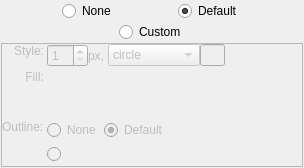
<?xml version="1.0" encoding="UTF-8"?>
<ui version="4.0">
 <class>SymbolWidget</class>
 <widget class="QWidget" name="SymbolWidget">
  <property name="geometry">
   <rect>
    <x>0</x>
    <y>0</y>
    <width>304</width>
    <height>168</height>
   </rect>
  </property>
  <property name="windowTitle">
   <string>Plot Symbol Widget</string>
  </property>
  <layout class="QVBoxLayout" name="verticalLayout">
   <property name="spacing">
    <number>1</number>
   </property>
   <property name="margin">
    <number>1</number>
   </property>
   <item>
    <layout class="QHBoxLayout" name="horizontalLayout">
     <item>
      <spacer name="horizontalSpacer">
       <property name="orientation">
        <enum>Qt::Horizontal</enum>
       </property>
       <property name="sizeHint" stdset="0">
        <size>
         <width>40</width>
         <height>20</height>
        </size>
       </property>
      </spacer>
     </item>
     <item>
      <widget class="QRadioButton" name="noneButton">
       <property name="text">
        <string>None</string>
       </property>
      </widget>
     </item>
     <item>
      <spacer name="horizontalSpacer_3">
       <property name="orientation">
        <enum>Qt::Horizontal</enum>
       </property>
       <property name="sizeHint" stdset="0">
        <size>
         <width>40</width>
         <height>20</height>
        </size>
       </property>
      </spacer>
     </item>
     <item>
      <widget class="QRadioButton" name="defaultButton">
       <property name="text">
        <string>Default</string>
       </property>
       <property name="checked">
        <bool>true</bool>
       </property>
      </widget>
     </item>
     <item>
      <spacer name="horizontalSpacer_2">
       <property name="orientation">
        <enum>Qt::Horizontal</enum>
       </property>
       <property name="sizeHint" stdset="0">
        <size>
         <width>40</width>
         <height>20</height>
        </size>
       </property>
      </spacer>
     </item>
    </layout>
   </item>
   <item>
    <layout class="QHBoxLayout" name="horizontalLayout_2">
     <item>
      <spacer name="horizontalSpacer_4">
       <property name="orientation">
        <enum>Qt::Horizontal</enum>
       </property>
       <property name="sizeHint" stdset="0">
        <size>
         <width>40</width>
         <height>20</height>
        </size>
       </property>
      </spacer>
     </item>
     <item>
      <widget class="QRadioButton" name="customButton">
       <property name="text">
        <string>Custom</string>
       </property>
      </widget>
     </item>
     <item>
      <spacer name="horizontalSpacer_5">
       <property name="orientation">
        <enum>Qt::Horizontal</enum>
       </property>
       <property name="sizeHint" stdset="0">
        <size>
         <width>40</width>
         <height>20</height>
        </size>
       </property>
      </spacer>
     </item>
    </layout>
   </item>
   <item>
    <layout class="QHBoxLayout">
     <property name="spacing">
      <number>0</number>
     </property>
     <item>
      <widget class="QFrame" name="customFrame">
       <property name="enabled">
        <bool>false</bool>
       </property>
       <property name="frameShape">
        <enum>QFrame::StyledPanel</enum>
       </property>
       <property name="frameShadow">
        <enum>QFrame::Raised</enum>
       </property>
       <layout class="QGridLayout">
        <property name="margin">
         <number>0</number>
        </property>
        <property name="spacing">
         <number>3</number>
        </property>
        <item row="0" column="0">
         <widget class="QLabel" name="styleLabel">
          <property name="text">
           <string>Style:</string>
          </property>
          <property name="alignment">
           <set>Qt::AlignRight|Qt::AlignTop|Qt::AlignTrailing</set>
          </property>
         </widget>
        </item>
        <item row="0" column="1">
         <layout class="QHBoxLayout">
          <property name="spacing">
           <number>0</number>
          </property>
          <item>
           <widget class="QSpinBox" name="size">
            <property name="minimum">
             <number>1</number>
            </property>
           </widget>
          </item>
          <item>
           <widget class="QLabel" name="sizeLabel">
            <property name="text">
             <string>px, </string>
            </property>
           </widget>
          </item>
          <item>
           <widget class="QComboBox" name="style">
            <item>
             <property name="text">
              <string>circle</string>
             </property>
            </item>
            <item>
             <property name="text">
              <string>square</string>
             </property>
            </item>
            <item>
             <property name="text">
              <string>diamond</string>
             </property>
            </item>
            <item>
             <property name="text">
              <string>pixel</string>
             </property>
            </item>
            <item>
             <property name="text">
              <string>character</string>
             </property>
            </item>
            <item>
             <property name="text">
              <string>autoscaling</string>
             </property>
            </item>
           </widget>
          </item>
          <item>
           <widget class="QLineEdit" name="charEdit">
            <property name="enabled">
             <bool>false</bool>
            </property>
            <property name="maximumSize">
             <size>
              <width>25</width>
              <height>16777215</height>
             </size>
            </property>
            <property name="maxLength">
             <number>1</number>
            </property>
           </widget>
          </item>
          <item>
           <spacer>
            <property name="orientation">
             <enum>Qt::Horizontal</enum>
            </property>
            <property name="sizeHint" stdset="0">
             <size>
              <width>40</width>
              <height>20</height>
             </size>
            </property>
           </spacer>
          </item>
         </layout>
        </item>
        <item row="1" column="0">
         <widget class="QLabel" name="fillLabel">
          <property name="text">
           <string>Fill:</string>
          </property>
          <property name="alignment">
           <set>Qt::AlignRight|Qt::AlignTop|Qt::AlignTrailing</set>
          </property>
         </widget>
        </item>
        <item row="1" column="1">
         <widget class="QFrame" name="fillFrame">
          <property name="frameShape">
           <enum>QFrame::NoFrame</enum>
          </property>
          <property name="frameShadow">
           <enum>QFrame::Raised</enum>
          </property>
         </widget>
        </item>
        <item row="2" column="0">
         <widget class="QLabel" name="outlineLabel">
          <property name="text">
           <string>Outline:</string>
          </property>
          <property name="alignment">
           <set>Qt::AlignLeading|Qt::AlignLeft|Qt::AlignTop</set>
          </property>
         </widget>
        </item>
        <item row="2" column="1">
         <layout class="QVBoxLayout">
          <property name="spacing">
           <number>3</number>
          </property>
          <item>
           <layout class="QHBoxLayout">
            <item>
             <widget class="QRadioButton" name="outlineNone">
              <property name="text">
               <string>None</string>
              </property>
              <property name="checked">
               <bool>false</bool>
              </property>
             </widget>
            </item>
            <item>
             <widget class="QRadioButton" name="outlineDefault">
              <property name="text">
               <string>Default</string>
              </property>
              <property name="checked">
               <bool>true</bool>
              </property>
             </widget>
            </item>
            <item>
             <spacer>
              <property name="orientation">
               <enum>Qt::Horizontal</enum>
              </property>
              <property name="sizeHint" stdset="0">
               <size>
                <width>40</width>
                <height>20</height>
               </size>
              </property>
             </spacer>
            </item>
           </layout>
          </item>
          <item>
           <widget class="QFrame" name="outlineCustomFrame">
            <property name="frameShape">
             <enum>QFrame::NoFrame</enum>
            </property>
            <property name="frameShadow">
             <enum>QFrame::Raised</enum>
            </property>
            <layout class="QHBoxLayout">
             <property name="spacing">
              <number>0</number>
             </property>
             <property name="margin">
              <number>0</number>
             </property>
             <item>
              <widget class="QRadioButton" name="outlineCustom">
               <property name="text">
                <string/>
               </property>
              </widget>
             </item>
             <item>
              <widget class="QFrame" name="outlineFrame">
               <property name="frameShape">
                <enum>QFrame::NoFrame</enum>
               </property>
               <property name="frameShadow">
                <enum>QFrame::Raised</enum>
               </property>
              </widget>
             </item>
             <item>
              <spacer>
               <property name="orientation">
                <enum>Qt::Horizontal</enum>
               </property>
               <property name="sizeHint" stdset="0">
                <size>
                 <width>40</width>
                 <height>20</height>
                </size>
               </property>
              </spacer>
             </item>
            </layout>
           </widget>
          </item>
         </layout>
        </item>
       </layout>
      </widget>
     </item>
    </layout>
   </item>
   <item>
    <spacer>
     <property name="orientation">
      <enum>Qt::Vertical</enum>
     </property>
     <property name="sizeType">
      <enum>QSizePolicy::Preferred</enum>
     </property>
     <property name="sizeHint" stdset="0">
      <size>
       <width>20</width>
       <height>0</height>
      </size>
     </property>
    </spacer>
   </item>
  </layout>
 </widget>
 <resources/>
 <connections>
  <connection>
   <sender>customButton</sender>
   <signal>toggled(bool)</signal>
   <receiver>customFrame</receiver>
   <slot>setEnabled(bool)</slot>
   <hints>
    <hint type="sourcelabel">
     <x>3</x>
     <y>59</y>
    </hint>
    <hint type="destinationlabel">
     <x>21</x>
     <y>92</y>
    </hint>
   </hints>
  </connection>
 </connections>
</ui>
